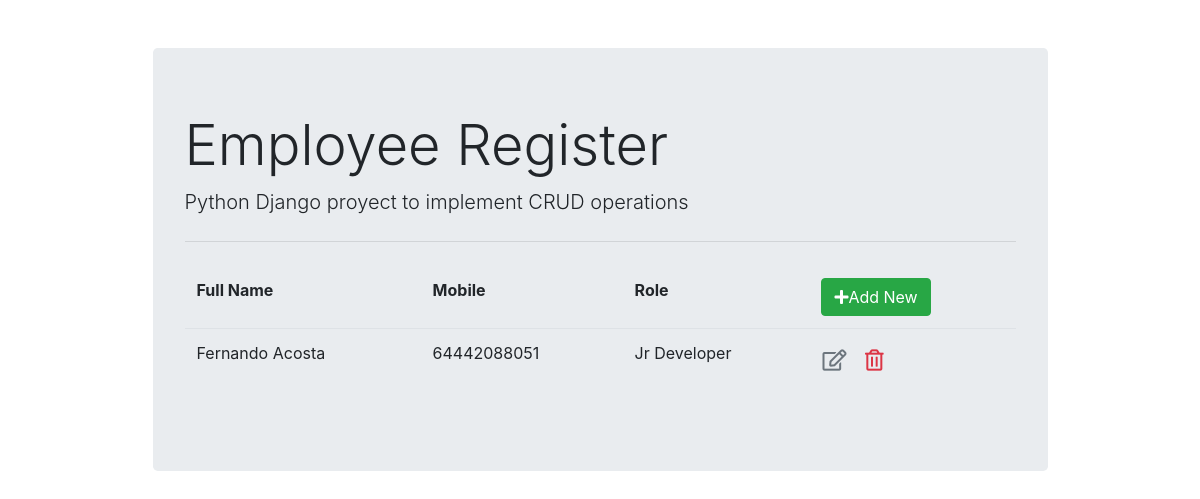
/employee/list/, run on an earlier commit of the app's database.
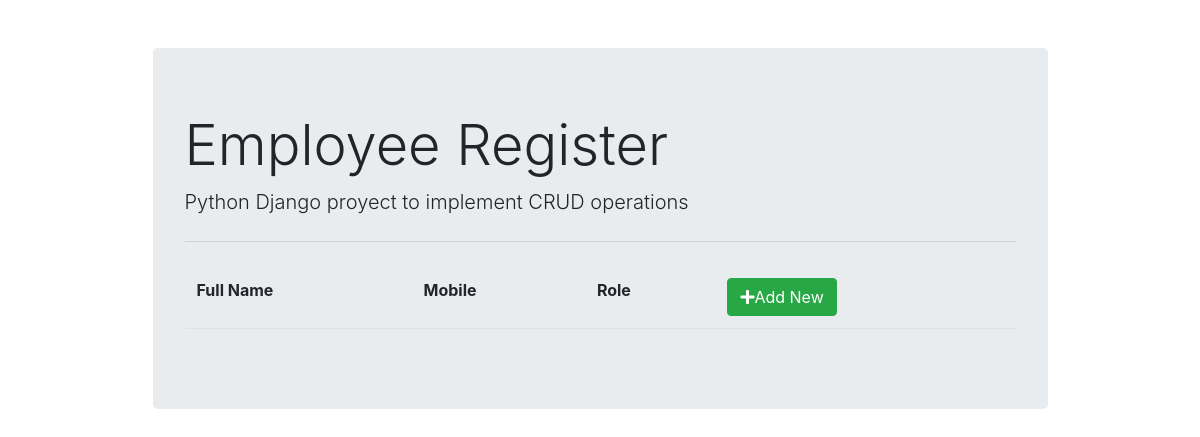
And on a later commit of the database.
### employee_register/models.py (models this page shows)
class Employee(models.Model):
    full_name = models.CharField(max_length=100,null=False,blank=False)
    emp_code = models.CharField(max_length=3,null=False,blank=False)
    mobile = models.CharField(max_length=15,null=False,blank=False)
    role = models.ForeignKey(Roles,on_delete=models.CASCADE)

class Roles(models.Model):
    title = models.CharField(max_length=50,blank=False,null=False)
    def __str__(self):
        return self.title

### employee_register/views.py (the view)
# urls.py: path('list/',views.employee_list,name='employee_list'),
def employee_list(request):
    context = {'employee_list':Employee.objects.all()}
    return render(request,"employee_register/employee_list.html",context)

### employee_register/templates/employee_register/employee_list.html (shortened to what this page needs)
{% extends "employee_register/base.html" %}
{% block content %}
<table class="table table-borderless">
    <thead class="border-bottom font-weight-bold">
        <tr>
            <td>Full Name</td>
            <td>Mobile</td>
            <td>Role</td>
            <td>
                <a href="{% url 'employee_insert'%}" class="btn btn-success">
                    <i class="fas fa-plus"></i>Add New
                </a>
            </td>
        </tr>
    </thead>
    <tbody>
        {% for employee in employee_list %}
            <tr>
                <td>{{employee.full_name}}</td>
                <td>{{employee.mobile}}</td>
                <td>{{employee.role}}</td>
                <td>
                    <a href="{% url 'employee_update' employee.id %}" class="btn text-secondary px-0">
                        <i class="far fa-edit fa-lg"></i>
                    </a>
                    <form action="{% url 'employee_delete' employee.id %}" method="post" class="d-inline">
                        <button type="submit" class="btn">
                            <i class="far fa-trash-alt fa-lg text-danger float-right "></i>
                        </button>
                    </form>
                </td>
            </tr>
        {% endfor %}
    </tbody>
</table>
{% endblock content %}

What changed in the data, as far as the page shows it:
removed Employee: full_name "Fernando Acosta", mobile "64442088051", role "Jr Developer"
